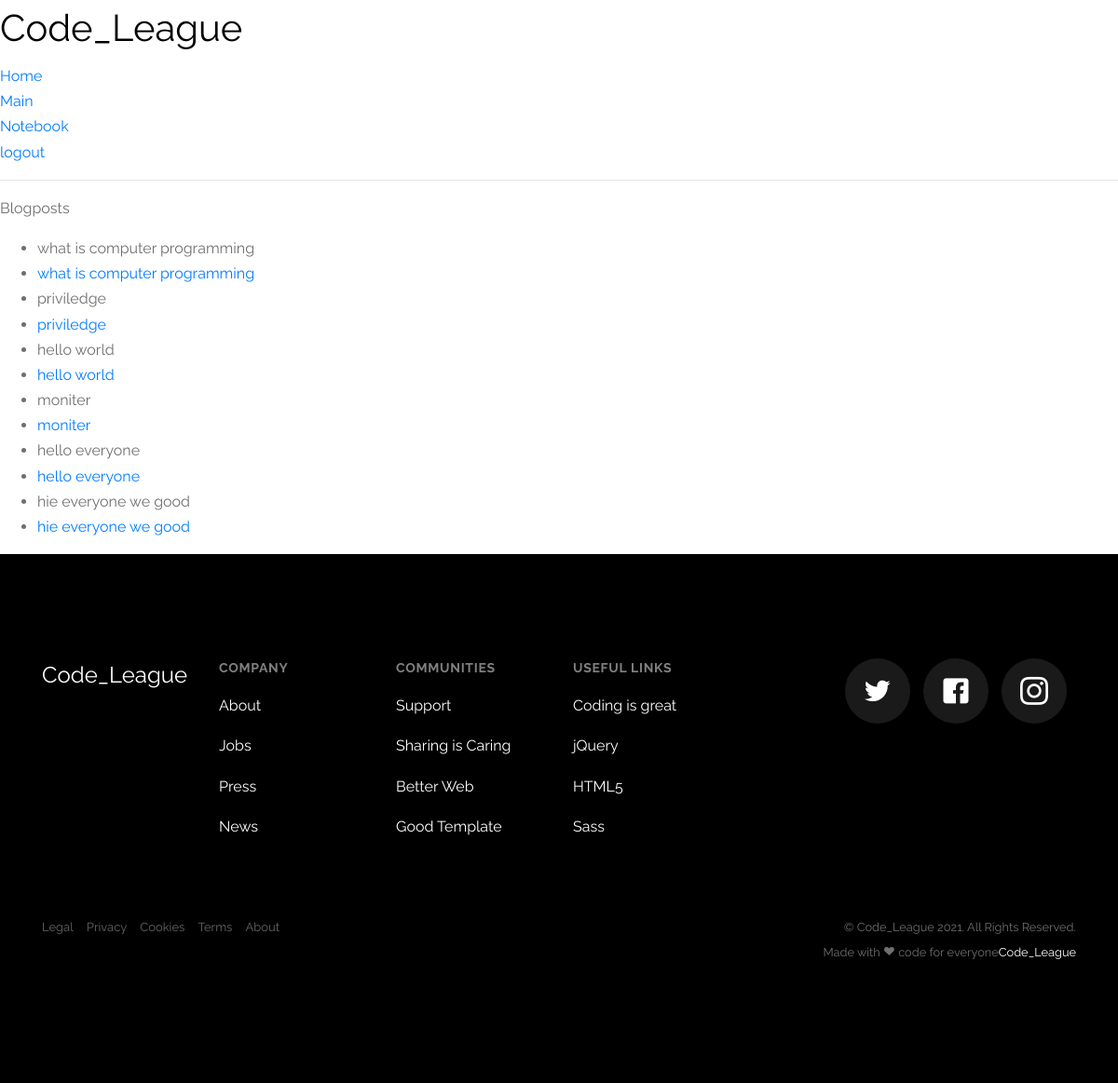
Page /blogposts/ (signed in) on the committed database.
### myblogs/models.py (models this page shows)
class BlogPost(models.Model):
    text = models.CharField(max_length=200)
    date_added = models.DateTimeField(auto_now_add=True)
    def __str__(self):
        return self.text

### myblogs/views.py (the view)
# urls.py: path('blogposts/', views.blogposts, name= 'blogposts'),
@login_required
def blogposts(request):
    blogposts = BlogPost.objects.order_by('date_added')
    context = {'blogposts': blogposts}
    return render(request, 'myblogs/blogposts.html', context)

### myblogs/templates/myblogs/blogposts.html (shortened to what this page needs)
<!DOCTYPE html>
<html lang="en">
<head>
{% extends 'myblogs/base.html' %}
    {% load static %}
    {% load static %}
{% block content %}
    <p>Blogposts</p>
    <ul>
        {% for blogpost in blogposts %}
            <li>{{ blogpost }}</li>
            <li>
            <a href="{% url 'myblogs:blogpost' blogpost.id %}">{{ blogpost }}</a>
            </li>
        {% empty %}
            <li>No posts have been added yet.</li>
        {% endfor %}
    </ul>
{% endblock content %}

### myblogs/static/myblog/css/style.css (style rules this page uses)
html { overflow-x: hidden; }
body { background: #fff; font-family: "Raleway", sans-serif; line-height: 1.7; color: #6f6f6f; }
a { -webkit-transition: .3s all ease; -o-transition: .3s all ease; transition: .3s all ease; }

### rows in the picture
BlogPost: text "what is computer programming"
BlogPost: text "priviledge"
BlogPost: text "hello world"
BlogPost: text "moniter"
BlogPost: text "hello everyone"
BlogPost: text "hie everyone we good"
